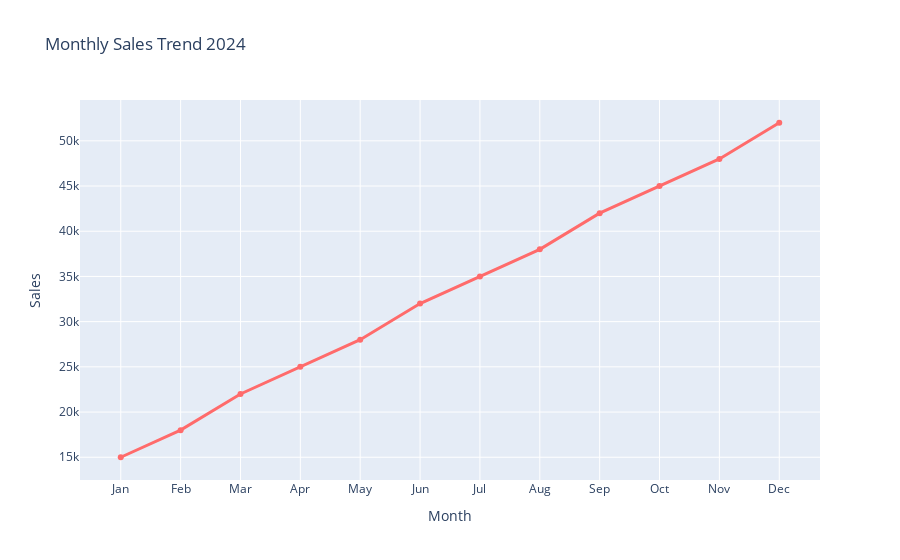

Notebook code cell kept with this figure:
### Markdown cell above
### Task 1: Basic Line Chart

### Code cell
# Create sample data
months = ['Jan', 'Feb', 'Mar', 'Apr', 'May', 'Jun', 'Jul', 'Aug', 'Sep', 'Oct', 'Nov', 'Dec']
sales = [15000, 18000, 22000, 25000, 28000, 32000, 35000, 38000, 42000, 45000, 48000, 52000]

df_sales = pd.DataFrame({'Month': months, 'Sales': sales})

# Create line chart
fig = px.line(df_sales, x='Month', y='Sales', 
              title='Monthly Sales Trend 2024',
              markers=True)
fig.update_traces(line_color='#FF6B6B', line_width=3)
fig.update_layout(hovermode='x unified')
fig.show()

### Figure 1 — Plotly figure (JSON) as saved in the notebook; plotly's stock layout.template omitted (floating-point values rounded to 4 significant figures)
{"data": [{"hovertemplate": "Month=%{x}<br>Sales=%{y}<extra></extra>", "legendgroup": "", "line": {"color": "#FF6B6B", "dash": "solid", "width": 3}, "marker": {"symbol": "circle"}, "mode": "lines+markers", "name": "", "orientation": "v", "showlegend": false, "type": "scatter", "x": ["Jan", "Feb", "Mar", "Apr", "May", "Jun", "Jul", "Aug", "Sep", "Oct", "Nov", "Dec"], "xaxis": "x", "y": [15000, 18000, 22000, 25000, 28000, 32000, 35000, 38000, 42000, 45000, 48000, 52000], "yaxis": "y"}], "layout": {"hovermode": "x unified", "legend": {"tracegroupgap": 0}, "title": {"text": "Monthly Sales Trend 2024"}, "xaxis": {"anchor": "y", "domain": [0, 1], "title": {"text": "Month"}}, "yaxis": {"anchor": "x", "domain": [0, 1], "title": {"text": "Sales"}}}}
